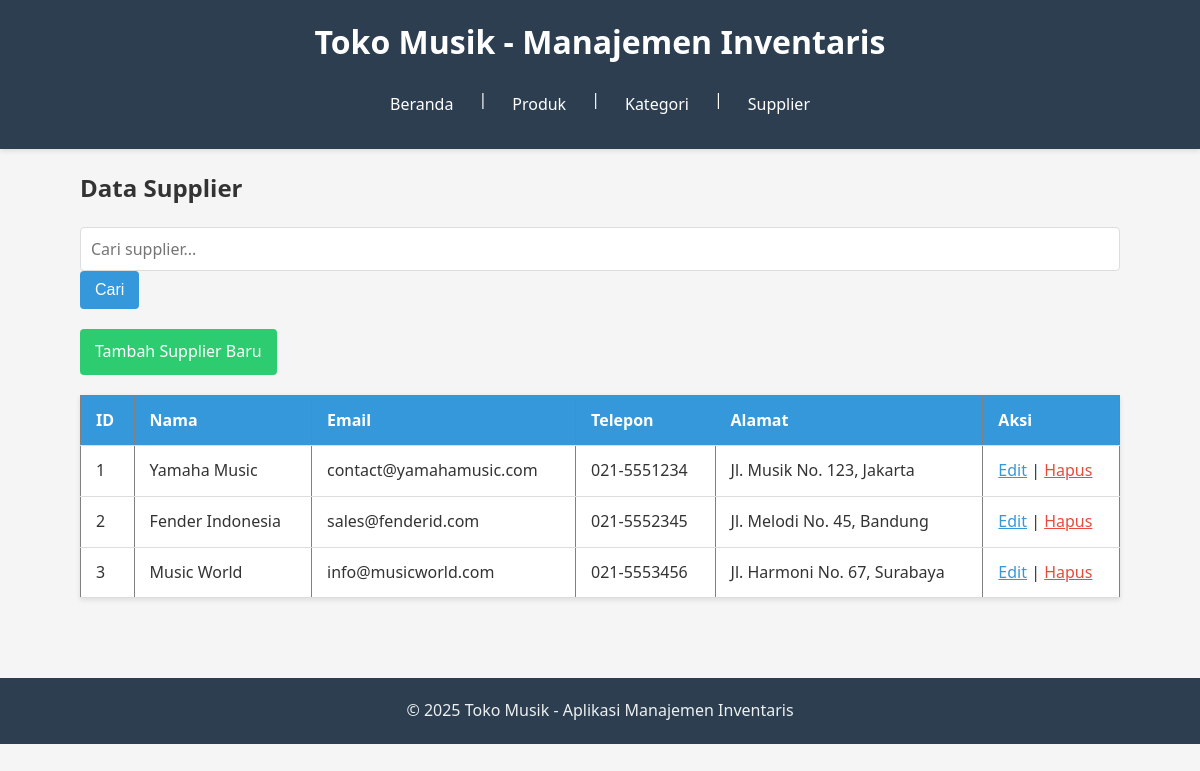
Page /?page=suppliers on the committed database.
### tables this page shows
CREATE TABLE suppliers (
    id INT AUTO_INCREMENT PRIMARY KEY,
    name VARCHAR(100) NOT NULL,
    email VARCHAR(100) UNIQUE,
    phone VARCHAR(20),
    address TEXT
);

### config/db.php (called while the page is built, shortened)
<?php
class Database {
    private $host = "localhost";
    private $username = "root";
    private $password = "";
    private $dbname = "db_music_store";
    public function __construct() {
        try {
            $this->conn = new PDO("mysql:host=$this->host;dbname=$this->dbname", $this->username, $this->password);
        } catch (PDOException $e) {
            echo "Connection failed: " . $e->getMessage();
        }
    }
}
?>

### class/Supplier.php (called while the page is built, shortened)
<?php
require_once 'config/db.php';
class Supplier {
    private $db;
    public function __construct() {
        $this->db = (new Database())->conn;
    }
    public function getAllSuppliers() {
        $stmt = $this->db->query("SELECT * FROM suppliers");
        return $stmt->fetchAll(PDO::FETCH_ASSOC);
    }
}
?>

### view/suppliers.php (the view, shortened to what this page needs)
<h2>Data Supplier</h2>
<form method="GET" action="">
    <input type="text" name="search" placeholder="Cari supplier..."
           value="<?= isset($_GET['search']) ? $_GET['search'] : '' ?>">
    <button type="submit">Cari</button>
</form>
<div class="action-button">
    <a href="?page=suppliers&action=add">Tambah Supplier Baru</a>
</div>
<table border="1">
    <tr>
        <th>ID</th>
        <th>Nama</th>
        <th>Email</th>
        <th>Telepon</th>
        <th>Alamat</th>
        <th>Aksi</th>
    </tr>
    <?php
    $suppliers = isset($_GET['search'])
        ? $supplier->searchSuppliers($_GET['search'])
        : $supplier->getAllSuppliers();
    foreach ($suppliers as $s): ?>
    <tr>
        <td><?= $s['id'] ?></td>
        <td><?= $s['name'] ?></td>
        <td><?= $s['email'] ?></td>
        <td><?= $s['phone'] ?></td>
        <td><?= $s['address'] ?></td>
        <td>
            <a href="?page=suppliers&action=edit&id=<?= $s['id'] ?>" class="edit-btn">Edit</a> |
            <a href="?page=suppliers&delete=<?= $s['id'] ?>"
               onclick="return confirm('Yakin ingin menghapus supplier ini?')" class="delete-btn">Hapus</a>
        </td>
    </tr>
    <?php endforeach; ?>
</table>

### style.css (style rules this page uses)
* { margin: 0; padding: 0; box-sizing: border-box; }
body { font-family: 'Segoe UI', Tahoma, Geneva, Verdana, sans-serif; line-height: 1.6; color: #333; background-color: #f5f5f5; }
form { margin: 20px 0; }
input[type="text"], input[type="email"], input[type="number"], textarea, select { width: 100%; padding: 10px; border: 1px solid #ddd; border-radius: 4px; font-family: inherit; font-size: 1rem; }
button { background-color: #3498db; color: white; border: none; padding: 10px 15px; border-radius: 4px; cursor: pointer; font-size: 1rem; transition: background-color 0.3s; }
table { width: 100%; border-collapse: collapse; margin: 20px 0; background-color: white; box-shadow: 0 2px 5px rgba(0, 0, 0, 0.1); }
th, td { padding: 12px 15px; text-align: left; border-bottom: 1px solid #ddd; }
th { background-color: #3498db; color: white; }
.action-button { margin: 20px 0; }
.action-button a { display: inline-block; padding: 10px 15px; background-color: #2ecc71; color: white; text-decoration: none; border-radius: 4px; transition: background-color 0.3s; }
.edit-btn { color: #3498db; }
.delete-btn { color: #e74c3c; }

### rows in the picture
suppliers: id "1", name "Yamaha Music", email "contact@yamahamusic.com", phone "021-5551234", address "Jl. Musik No. 123, Jakarta"
suppliers: id "2", name "Fender Indonesia", email "sales@fenderid.com", phone "021-5552345", address "Jl. Melodi No. 45, Bandung"
suppliers: id "3", name "Music World", email "info@musicworld.com", phone "021-5553456", address "Jl. Harmoni No. 67, Surabaya"
